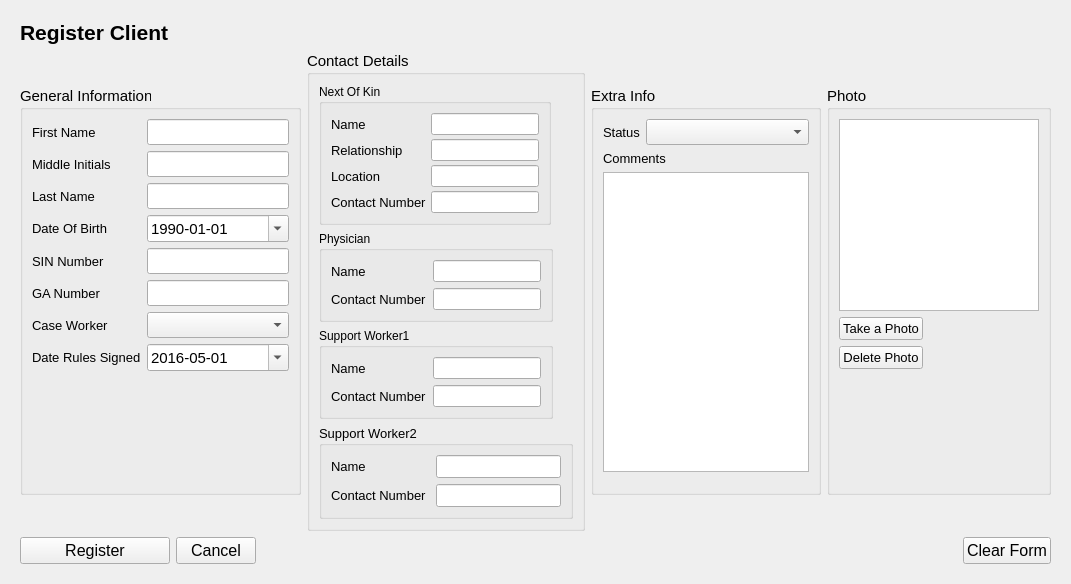
    <widget class="QWidget" name="registerClient">
     <layout class="QGridLayout" name="gridLayout_10">
      <item row="0" column="0">
       <widget class="QWidget" name="widget" native="true">
        <property name="sizePolicy">
         <sizepolicy hsizetype="Fixed" vsizetype="Fixed">
          <horstretch>0</horstretch>
          <verstretch>0</verstretch>
         </sizepolicy>
        </property>
        <layout class="QGridLayout" name="gridLayout_9">
         <item row="0" column="0">
          <widget class="QLabel" name="label_cl_infoedit_title">
           <property name="sizePolicy">
            <sizepolicy hsizetype="Fixed" vsizetype="Fixed">
             <horstretch>0</horstretch>
             <verstretch>0</verstretch>
            </sizepolicy>
           </property>
           <property name="font">
            <font>
             <pointsize>16</pointsize>
             <weight>75</weight>
             <bold>true</bold>
            </font>
           </property>
           <property name="text">
            <string>Register Client</string>
           </property>
          </widget>
         </item>
         <item row="1" column="0">
          <layout class="QHBoxLayout" name="horizontalLayout_6">
           <item>
            <widget class="QGroupBox" name="groupBox_3">
             <property name="sizePolicy">
              <sizepolicy hsizetype="Preferred" vsizetype="Minimum">
               <horstretch>0</horstretch>
               <verstretch>0</verstretch>
              </sizepolicy>
             </property>
             <property name="maximumSize">
              <size>
               <width>350</width>
               <height>409</height>
              </size>
             </property>
             <property name="font">
              <font>
               <pointsize>11</pointsize>
              </font>
             </property>
             <property name="title">
              <string>General Information</string>
             </property>
             <layout class="QHBoxLayout" name="horizontalLayout">
              <item>
               <layout class="QFormLayout" name="formLayout">
                <item row="0" column="0">
                 <widget class="QLabel" name="label_cl_fName">
                  <property name="minimumSize">
                   <size>
                    <width>0</width>
                    <height>25</height>
                   </size>
                  </property>
                  <property name="font">
                   <font>
                    <pointsize>10</pointsize>
                   </font>
                  </property>
                  <property name="text">
                   <string>First Name</string>
                  </property>
                 </widget>
                </item>
                <item row="0" column="1">
                 <widget class="QLineEdit" name="lineEdit_cl_fName"/>
                </item>
                <item row="1" column="0">
                 <widget class="QLabel" name="label_cl_mName">
                  <property name="minimumSize">
                   <size>
                    <width>0</width>
                    <height>25</height>
                   </size>
                  </property>
                  <property name="font">
                   <font>
                    <pointsize>10</pointsize>
                   </font>
                  </property>
                  <property name="text">
                   <string>Middle Initials</string>
                  </property>
                 </widget>
                </item>
                <item row="1" column="1">
                 <widget class="QLineEdit" name="lineEdit_cl_mName"/>
                </item>
                <item row="2" column="0">
                 <widget class="QLabel" name="label_cl_lName">
                  <property name="minimumSize">
                   <size>
                    <width>0</width>
                    <height>25</height>
                   </size>
                  </property>
                  <property name="font">
                   <font>
                    <pointsize>10</pointsize>
                   </font>
                  </property>
                  <property name="text">
                   <string>Last Name</string>
                  </property>
                 </widget>
                </item>
                <item row="2" column="1">
                 <widget class="QLineEdit" name="lineEdit_cl_lName"/>
                </item>
                <item row="3" column="0">
                 <widget class="QLabel" name="label_cl_dob">
                  <property name="minimumSize">
                   <size>
                    <width>0</width>
                    <height>25</height>
                   </size>
                  </property>
                  <property name="font">
                   <font>
                    <pointsize>10</pointsize>
                   </font>
                  </property>
                  <property name="text">
                   <string>Date Of Birth</string>
                  </property>
                 </widget>
                </item>
                <item row="3" column="1">
                 <widget class="QDateEdit" name="dateEdit_cl_dob">
                  <property name="minimumSize">
                   <size>
                    <width>0</width>
                    <height>22</height>
                   </size>
                  </property>
                  <property name="focusPolicy">
                   <enum>Qt::ClickFocus</enum>
                  </property>
                  <property name="displayFormat">
                   <string>yyyy-MM-dd</string>
                  </property>
                  <property name="calendarPopup">
                   <bool>true</bool>
                  </property>
                  <property name="date">
                   <date>
                    <year>1990</year>
                    <month>1</month>
                    <day>1</day>
                   </date>
                  </property>
                 </widget>
                </item>
                <item row="4" column="0">
                 <widget class="QLabel" name="label_cl_SIN">
                  <property name="minimumSize">
                   <size>
                    <width>0</width>
                    <height>25</height>
                   </size>
                  </property>
                  <property name="font">
                   <font>
                    <pointsize>10</pointsize>
                   </font>
                  </property>
                  <property name="text">
                   <string>SIN Number</string>
                  </property>
                 </widget>
                </item>
                <item row="4" column="1">
                 <widget class="QLineEdit" name="lineEdit_cl_SIN">
                  <property name="inputMethodHints">
                   <set>Qt::ImhNone</set>
                  </property>
                 </widget>
                </item>
                <item row="5" column="0">
                 <widget class="QLabel" name="label_cl_GANum">
                  <property name="minimumSize">
                   <size>
                    <width>0</width>
                    <height>25</height>
                   </size>
                  </property>
                  <property name="font">
                   <font>
                    <pointsize>10</pointsize>
                   </font>
                  </property>
                  <property name="text">
                   <string>GA Number</string>
                  </property>
                 </widget>
                </item>
                <item row="5" column="1">
                 <widget class="QLineEdit" name="lineEdit_cl_GANum">
                  <property name="text">
                   <string/>
                  </property>
                 </widget>
                </item>
                <item row="6" column="0">
                 <widget class="QLabel" name="label_cl_caseWorker">
                  <property name="minimumSize">
                   <size>
                    <width>0</width>
                    <height>25</height>
                   </size>
                  </property>
                  <property name="font">
                   <font>
                    <pointsize>10</pointsize>
                   </font>
                  </property>
                  <property name="text">
                   <string>Case Worker</string>
                  </property>
                 </widget>
                </item>
                <item row="6" column="1">
                 <widget class="QComboBox" name="comboBox_cl_caseWorker"/>
                </item>
                <item row="7" column="0">
                 <widget class="QLabel" name="label_cl_ruleSign">
                  <property name="minimumSize">
                   <size>
                    <width>0</width>
                    <height>25</height>
                   </size>
                  </property>
                  <property name="font">
                   <font>
                    <pointsize>10</pointsize>
                   </font>
                  </property>
                  <property name="text">
                   <string>Date Rules Signed</string>
                  </property>
                 </widget>
                </item>
                <item row="7" column="1">
                 <widget class="QDateEdit" name="dateEdit_cl_rulesign">
                  <property name="minimumSize">
                   <size>
                    <width>0</width>
                    <height>22</height>
                   </size>
                  </property>
                  <property name="focusPolicy">
                   <enum>Qt::ClickFocus</enum>
                  </property>
                  <property name="displayFormat">
                   <string>yyyy-MM-dd</string>
                  </property>
                  <property name="calendarPopup">
                   <bool>true</bool>
                  </property>
                  <property name="date">
                   <date>
                    <year>2016</year>
                    <month>5</month>
                    <day>1</day>
                   </date>
                  </property>
                 </widget>
                </item>
               </layout>
              </item>
             </layout>
            </widget>
           </item>
           <item>
            <widget class="QGroupBox" name="groupBox_cl_contact">
             <property name="sizePolicy">
              <sizepolicy hsizetype="Preferred" vsizetype="Minimum">
               <horstretch>0</horstretch>
               <verstretch>0</verstretch>
              </sizepolicy>
             </property>
             <property name="maximumSize">
              <size>
               <width>350</width>
               <height>500</height>
              </size>
             </property>
             <property name="font">
              <font>
               <pointsize>11</pointsize>
              </font>
             </property>
             <property name="title">
              <string>Contact Details</string>
             </property>
             <layout class="QFormLayout" name="formLayout_5">
              <item row="0" column="0">
               <widget class="QGroupBox" name="groupBox_cl_nok">
                <property name="font">
                 <font>
                  <pointsize>9</pointsize>
                 </font>
                </property>
                <property name="title">
                 <string>Next Of Kin</string>
                </property>
                <layout class="QHBoxLayout" name="horizontalLayout_2">
                 <item>
                  <layout class="QFormLayout" name="formLayout_2">
                   <property name="horizontalSpacing">
                    <number>4</number>
                   </property>
                   <property name="verticalSpacing">
                    <number>4</number>
                   </property>
                   <item row="0" column="0">
                    <widget class="QLabel" name="label_cl_nok_name">
                     <property name="font">
                      <font>
                       <pointsize>10</pointsize>
                      </font>
                     </property>
                     <property name="text">
                      <string>Name</string>
                     </property>
                    </widget>
                   </item>
                   <item row="0" column="1">
                    <widget class="QLineEdit" name="lineEdit_cl_nok_name"/>
                   </item>
                   <item row="1" column="0">
                    <widget class="QLabel" name="label_cl_nok_relationship">
                     <property name="font">
                      <font>
                       <pointsize>10</pointsize>
                      </font>
                     </property>
                     <property name="text">
                      <string>Relationship</string>
                     </property>
                    </widget>
                   </item>
                   <item row="1" column="1">
                    <widget class="QLineEdit" name="lineEdit_cl_nok_relationship"/>
                   </item>
                   <item row="2" column="0">
                    <widget class="QLabel" name="label_cl_nok_loc">
                     <property name="font">
                      <font>
                       <pointsize>10</pointsize>
                      </font>
                     </property>
                     <property name="text">
                      <string>Location</string>
                     </property>
                    </widget>
                   </item>
                   <item row="2" column="1">
                    <widget class="QLineEdit" name="lineEdit_cl_nok_loc"/>
                   </item>
                   <item row="3" column="0">
                    <widget class="QLabel" name="label_cl_nok_ContactNo">
                     <property name="font">
                      <font>
                       <pointsize>10</pointsize>
                      </font>
                     </property>
                     <property name="text">
                      <string>Contact Number</string>
                     </property>
                    </widget>
                   </item>
                   <item row="3" column="1">
                    <widget class="QLineEdit" name="lineEdit_cl_nok_ContactNo"/>
                   </item>
                  </layout>
                 </item>
                </layout>
               </widget>
              </item>
              <item row="1" column="0">
               <widget class="QGroupBox" name="groupBox_cl_phys">
                <property name="font">
                 <font>
                  <pointsize>9</pointsize>
                 </font>
                </property>
                <property name="title">
                 <string>Physician</string>
                </property>
                <layout class="QHBoxLayout" name="horizontalLayout_3">
                 <item>
                  <layout class="QFormLayout" name="formLayout_3">
                   <item row="0" column="0">
                    <widget class="QLabel" name="label_cl_phys_name">
                     <property name="font">
                      <font>
                       <pointsize>10</pointsize>
                      </font>
                     </property>
                     <property name="text">
                      <string>Name</string>
                     </property>
                    </widget>
                   </item>
                   <item row="1" column="0">
                    <widget class="QLabel" name="label_cl_phys_ContactNo">
                     <property name="font">
                      <font>
                       <pointsize>10</pointsize>
                      </font>
                     </property>
                     <property name="text">
                      <string>Contact Number</string>
                     </property>
                    </widget>
                   </item>
                   <item row="0" column="1">
                    <widget class="QLineEdit" name="lineEdit_cl_phys_name"/>
                   </item>
                   <item row="1" column="1">
                    <widget class="QLineEdit" name="lineEdit_cl_phys_ContactNo"/>
                   </item>
                  </layout>
                 </item>
                </layout>
               </widget>
              </item>
              <item row="2" column="0">
               <widget class="QGroupBox" name="groupBox_cl_supporter1">
                <property name="font">
                 <font>
                  <pointsize>9</pointsize>
                 </font>
                </property>
                <property name="title">
                 <string>Support Worker1</string>
                </property>
                <layout class="QHBoxLayout" name="horizontalLayout_4">
                 <item>
                  <layout class="QFormLayout" name="formLayout_4">
                   <item row="0" column="0">
                    <widget class="QLabel" name="label_cl_supporter_Name">
                     <property name="font">
                      <font>
                       <pointsize>10</pointsize>
                      </font>
                     </property>
                     <property name="text">
                      <string>Name</string>
                     </property>
                    </widget>
                   </item>
                   <item row="1" column="0">
                    <widget class="QLabel" name="label_cl_supporter_ContactNo">
                     <property name="font">
                      <font>
                       <pointsize>10</pointsize>
                      </font>
                     </property>
                     <property name="text">
                      <string>Contact Number</string>
                     </property>
                    </widget>
                   </item>
                   <item row="0" column="1">
                    <widget class="QLineEdit" name="lineEdit_cl_supporter_Name"/>
                   </item>
                   <item row="1" column="1">
                    <widget class="QLineEdit" name="lineEdit_cl_supporter_ContactNo"/>
                   </item>
                  </layout>
                 </item>
                </layout>
               </widget>
              </item>
              <item row="3" column="0" colspan="2">
               <widget class="QGroupBox" name="groupBox_cl_supporter2">
                <property name="sizePolicy">
                 <sizepolicy hsizetype="Preferred" vsizetype="Preferred">
                  <horstretch>0</horstretch>
                  <verstretch>0</verstretch>
                 </sizepolicy>
                </property>
                <property name="font">
                 <font>
                  <pointsize>10</pointsize>
                 </font>
                </property>
                <property name="title">
                 <string>Support Worker2</string>
                </property>
                <layout class="QHBoxLayout" name="horizontalLayout_56">
                 <item>
                  <layout class="QFormLayout" name="formLayout_20">
                   <item row="0" column="0">
                    <widget class="QLabel" name="label_cl_supporter2_Name">
                     <property name="font">
                      <font>
                       <pointsize>10</pointsize>
                      </font>
                     </property>
                     <property name="text">
                      <string>Name</string>
                     </property>
                    </widget>
                   </item>
                   <item row="0" column="1">
                    <widget class="QLineEdit" name="lineEdit_cl_supporter2_Name"/>
                   </item>
                   <item row="1" column="0">
                    <widget class="QLabel" name="label_cl_supporter2_ContactNo">
                     <property name="font">
                      <font>
                       <pointsize>10</pointsize>
                      </font>
                     </property>
                     <property name="text">
                      <string>Contact Number </string>
                     </property>
                    </widget>
                   </item>
                   <item row="1" column="1">
                    <widget class="QLineEdit" name="lineEdit_cl_supporter2_ContactNo"/>
                   </item>
                  </layout>
                 </item>
                </layout>
               </widget>
              </item>
             </layout>
            </widget>
           </item>
           <item>
            <widget class="QGroupBox" name="groupBox_cl_extra">
             <property name="sizePolicy">
              <sizepolicy hsizetype="Preferred" vsizetype="Minimum">
               <horstretch>0</horstretch>
               <verstretch>0</verstretch>
              </sizepolicy>
             </property>
             <property name="maximumSize">
              <size>
               <width>230</width>
               <height>409</height>
              </size>
             </property>
             <property name="font">
              <font>
               <pointsize>11</pointsize>
              </font>
             </property>
             <property name="title">
              <string>Extra Info</string>
             </property>
             <layout class="QFormLayout" name="formLayout_6">
              <item row="0" column="0">
               <widget class="QLabel" name="label_cl_status">
                <property name="font">
                 <font>
                  <pointsize>10</pointsize>
                 </font>
                </property>
                <property name="text">
                 <string>Status</string>
                </property>
               </widget>
              </item>
              <item row="0" column="1">
               <widget class="QComboBox" name="comboBox_cl_status"/>
              </item>
              <item row="1" column="0" colspan="2">
               <widget class="QLabel" name="label_cl_status_2">
                <property name="font">
                 <font>
                  <pointsize>10</pointsize>
                 </font>
                </property>
                <property name="text">
                 <string>Comments</string>
                </property>
               </widget>
              </item>
              <item row="2" column="0" colspan="2">
               <widget class="QPlainTextEdit" name="plainTextEdit_cl_comments">
                <property name="sizePolicy">
                 <sizepolicy hsizetype="Preferred" vsizetype="Preferred">
                  <horstretch>0</horstretch>
                  <verstretch>0</verstretch>
                 </sizepolicy>
                </property>
                <property name="minimumSize">
                 <size>
                  <width>0</width>
                  <height>300</height>
                 </size>
                </property>
                <property name="maximumSize">
                 <size>
                  <width>210</width>
                  <height>16777215</height>
                 </size>
                </property>
               </widget>
              </item>
             </layout>
            </widget>
           </item>
           <item>
            <widget class="QGroupBox" name="groupBox_2">
             <property name="sizePolicy">
              <sizepolicy hsizetype="Preferred" vsizetype="Ignored">
               <horstretch>0</horstretch>
               <verstretch>0</verstretch>
              </sizepolicy>
             </property>
             <property name="maximumSize">
              <size>
               <width>230</width>
               <height>409</height>
              </size>
             </property>
             <property name="font">
              <font>
               <pointsize>11</pointsize>
              </font>
             </property>
             <property name="title">
              <string>Photo</string>
             </property>
             <layout class="QFormLayout" name="formLayout_7">
              <item row="0" column="0">
               <widget class="QGraphicsView" name="graphicsView_cl_pic">
                <property name="enabled">
                 <bool>true</bool>
                </property>
                <property name="sizePolicy">
                 <sizepolicy hsizetype="Preferred" vsizetype="Preferred">
                  <horstretch>0</horstretch>
                  <verstretch>0</verstretch>
                 </sizepolicy>
                </property>
                <property name="maximumSize">
                 <size>
                  <width>200</width>
                  <height>16777215</height>
                 </size>
                </property>
               </widget>
              </item>
              <item row="1" column="0">
               <widget class="QPushButton" name="button_cl_takePic">
                <property name="sizePolicy">
                 <sizepolicy hsizetype="Preferred" vsizetype="Preferred">
                  <horstretch>0</horstretch>
                  <verstretch>0</verstretch>
                 </sizepolicy>
                </property>
                <property name="font">
                 <font>
                  <pointsize>10</pointsize>
                 </font>
                </property>
                <property name="text">
                 <string>Take a Photo</string>
                </property>
               </widget>
              </item>
              <item row="2" column="0">
               <widget class="QPushButton" name="button_cl_delPic">
                <property name="sizePolicy">
                 <sizepolicy hsizetype="Preferred" vsizetype="Preferred">
                  <horstretch>0</horstretch>
                  <verstretch>0</verstretch>
                 </sizepolicy>
                </property>
                <property name="font">
                 <font>
                  <pointsize>10</pointsize>
                 </font>
                </property>
                <property name="text">
                 <string>Delete Photo</string>
                </property>
               </widget>
              </item>
             </layout>
            </widget>
           </item>
          </layout>
         </item>
         <item row="2" column="0">
          <layout class="QHBoxLayout" name="horizontalLayout_5">
           <item>
            <widget class="QPushButton" name="button_register_client">
             <property name="sizePolicy">
              <sizepolicy hsizetype="Preferred" vsizetype="Fixed">
               <horstretch>0</horstretch>
               <verstretch>0</verstretch>
              </sizepolicy>
             </property>
             <property name="minimumSize">
              <size>
               <width>150</width>
               <height>0</height>
              </size>
             </property>
             <property name="font">
              <font>
               <pointsize>12</pointsize>
              </font>
             </property>
             <property name="text">
              <string>Register</string>
             </property>
            </widget>
           </item>
           <item>
            <widget class="QPushButton" name="button_cancel_client_register">
             <property name="sizePolicy">
              <sizepolicy hsizetype="Preferred" vsizetype="Fixed">
               <horstretch>0</horstretch>
               <verstretch>0</verstretch>
              </sizepolicy>
             </property>
             <property name="minimumSize">
              <size>
               <width>80</width>
               <height>0</height>
              </size>
             </property>
             <property name="font">
              <font>
               <pointsize>12</pointsize>
              </font>
             </property>
             <property name="text">
              <string>Cancel</string>
             </property>
            </widget>
           </item>
           <item>
            <spacer name="horizontalSpacer_2">
             <property name="orientation">
              <enum>Qt::Horizontal</enum>
             </property>
             <property name="sizeHint" stdset="0">
              <size>
               <width>40</width>
               <height>20</height>
              </size>
             </property>
            </spacer>
           </item>
           <item>
            <widget class="QPushButton" name="button_clear_client_regForm">
             <property name="minimumSize">
              <size>
               <width>80</width>
               <height>0</height>
              </size>
             </property>
             <property name="font">
              <font>
               <pointsize>12</pointsize>
              </font>
             </property>
             <property name="text">
              <string>Clear Form</string>
             </property>
            </widget>
           </item>
          </layout>
         </item>
        </layout>
       </widget>
      </item>
     </layout>
    </widget>
